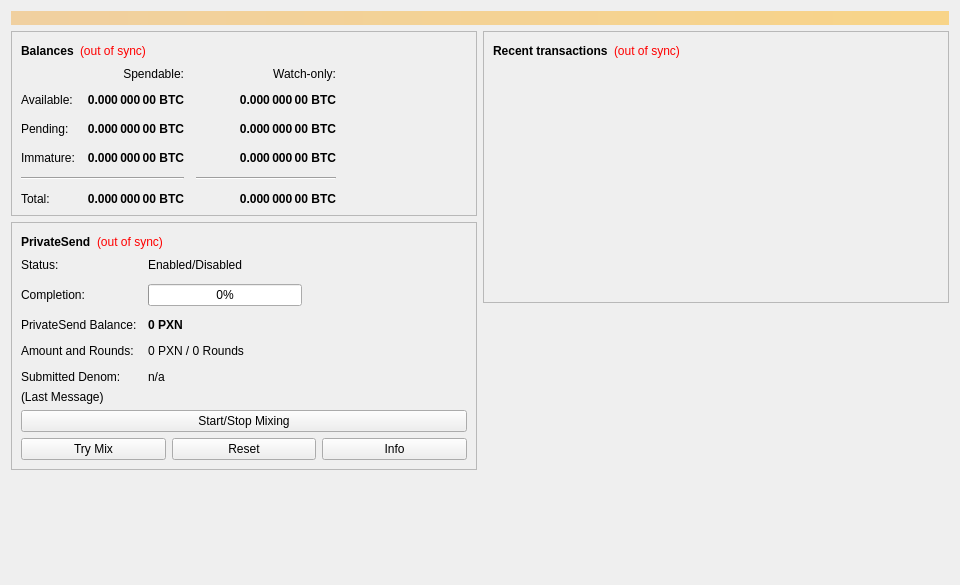
<?xml version="1.0" encoding="UTF-8"?>
<ui version="4.0">
 <class>OverviewPage</class>
 <widget class="QWidget" name="OverviewPage">
  <property name="geometry">
   <rect>
    <x>0</x>
    <y>0</y>
    <width>960</width>
    <height>585</height>
   </rect>
  </property>
  <property name="minimumSize">
   <size>
    <width>960</width>
    <height>0</height>
   </size>
  </property>
  <property name="windowTitle">
   <string>Form</string>
  </property>
  <layout class="QVBoxLayout" name="topLayout">
   <item>
    <widget class="QLabel" name="labelAlerts">
     <property name="visible">
      <bool>false</bool>
     </property>
     <property name="styleSheet">
      <string notr="true">background-color: qlineargradient(x1: 0, y1: 0, x2: 1, y2: 0, stop:0 #F0D0A0, stop:1 #F8D488); color:#000000;</string>
     </property>
     <property name="wordWrap">
      <bool>true</bool>
     </property>
     <property name="margin">
      <number>3</number>
     </property>
    </widget>
   </item>
   <item>
    <layout class="QHBoxLayout" name="horizontalLayout" stretch="1,1">
     <item>
      <layout class="QVBoxLayout" name="verticalLayout_2">
       <item>
        <widget class="QFrame" name="frame">
         <property name="frameShape">
          <enum>QFrame::StyledPanel</enum>
         </property>
         <property name="frameShadow">
          <enum>QFrame::Raised</enum>
         </property>
         <layout class="QVBoxLayout" name="verticalLayout_4">
          <item>
           <layout class="QHBoxLayout" name="horizontalLayout_4">
            <item>
             <widget class="QLabel" name="label_5">
              <property name="font">
               <font>
                <weight>75</weight>
                <bold>true</bold>
               </font>
              </property>
              <property name="text">
               <string>Balances</string>
              </property>
             </widget>
            </item>
            <item>
             <widget class="QLabel" name="labelWalletStatus">
              <property name="toolTip">
               <string>The displayed information may be out of date. Your wallet automatically synchronizes with the Pixon network after a connection is established, but this process has not completed yet.</string>
              </property>
              <property name="styleSheet">
               <string notr="true">QLabel { color: red; }</string>
              </property>
              <property name="text">
               <string notr="true">(out of sync)</string>
              </property>
              <property name="alignment">
               <set>Qt::AlignLeading|Qt::AlignLeft|Qt::AlignVCenter</set>
              </property>
             </widget>
            </item>
            <item>
             <spacer name="horizontalSpacer_3">
              <property name="orientation">
               <enum>Qt::Horizontal</enum>
              </property>
              <property name="sizeHint" stdset="0">
               <size>
                <width>40</width>
                <height>20</height>
               </size>
              </property>
             </spacer>
            </item>
           </layout>
          </item>
          <item>
           <layout class="QGridLayout" name="gridLayout">
            <property name="spacing">
             <number>12</number>
            </property>
            <item row="2" column="2">
             <widget class="QLabel" name="labelWatchPending">
              <property name="font">
               <font>
                <weight>75</weight>
                <bold>true</bold>
               </font>
              </property>
              <property name="cursor">
               <cursorShape>IBeamCursor</cursorShape>
              </property>
              <property name="toolTip">
               <string>Unconfirmed transactions to watch-only addresses</string>
              </property>
              <property name="text">
               <string notr="true">0.000 000 00 BTC</string>
              </property>
              <property name="alignment">
               <set>Qt::AlignRight|Qt::AlignTrailing|Qt::AlignVCenter</set>
              </property>
              <property name="textInteractionFlags">
               <set>Qt::LinksAccessibleByMouse|Qt::TextSelectableByKeyboard|Qt::TextSelectableByMouse</set>
              </property>
             </widget>
            </item>
            <item row="2" column="1">
             <widget class="QLabel" name="labelUnconfirmed">
              <property name="font">
               <font>
                <weight>75</weight>
                <bold>true</bold>
               </font>
              </property>
              <property name="cursor">
               <cursorShape>IBeamCursor</cursorShape>
              </property>
              <property name="toolTip">
               <string>Total of transactions that have yet to be confirmed, and do not yet count toward the spendable balance</string>
              </property>
              <property name="text">
               <string notr="true">0.000 000 00 BTC</string>
              </property>
              <property name="alignment">
               <set>Qt::AlignRight|Qt::AlignTrailing|Qt::AlignVCenter</set>
              </property>
              <property name="textInteractionFlags">
               <set>Qt::LinksAccessibleByMouse|Qt::TextSelectableByKeyboard|Qt::TextSelectableByMouse</set>
              </property>
             </widget>
            </item>
            <item row="3" column="2">
             <widget class="QLabel" name="labelWatchImmature">
              <property name="font">
               <font>
                <weight>75</weight>
                <bold>true</bold>
               </font>
              </property>
              <property name="cursor">
               <cursorShape>IBeamCursor</cursorShape>
              </property>
              <property name="toolTip">
               <string>Mined balance in watch-only addresses that has not yet matured</string>
              </property>
              <property name="text">
               <string notr="true">0.000 000 00 BTC</string>
              </property>
              <property name="alignment">
               <set>Qt::AlignRight|Qt::AlignTrailing|Qt::AlignVCenter</set>
              </property>
              <property name="textInteractionFlags">
               <set>Qt::LinksAccessibleByMouse|Qt::TextSelectableByKeyboard|Qt::TextSelectableByMouse</set>
              </property>
             </widget>
            </item>
            <item row="4" column="0" colspan="2">
             <widget class="Line" name="lineSpendableBalance">
              <property name="orientation">
               <enum>Qt::Horizontal</enum>
              </property>
             </widget>
            </item>
            <item row="4" column="2">
             <widget class="Line" name="lineWatchBalance">
              <property name="sizePolicy">
               <sizepolicy hsizetype="Preferred" vsizetype="Fixed">
                <horstretch>0</horstretch>
                <verstretch>0</verstretch>
               </sizepolicy>
              </property>
              <property name="minimumSize">
               <size>
                <width>140</width>
                <height>0</height>
               </size>
              </property>
              <property name="orientation">
               <enum>Qt::Horizontal</enum>
              </property>
             </widget>
            </item>
            <item row="5" column="0">
             <widget class="QLabel" name="labelTotalText">
              <property name="text">
               <string>Total:</string>
              </property>
             </widget>
            </item>
            <item row="3" column="1">
             <widget class="QLabel" name="labelImmature">
              <property name="font">
               <font>
                <weight>75</weight>
                <bold>true</bold>
               </font>
              </property>
              <property name="cursor">
               <cursorShape>IBeamCursor</cursorShape>
              </property>
              <property name="toolTip">
               <string>Mined balance that has not yet matured</string>
              </property>
              <property name="text">
               <string notr="true">0.000 000 00 BTC</string>
              </property>
              <property name="alignment">
               <set>Qt::AlignRight|Qt::AlignTrailing|Qt::AlignVCenter</set>
              </property>
              <property name="textInteractionFlags">
               <set>Qt::LinksAccessibleByMouse|Qt::TextSelectableByKeyboard|Qt::TextSelectableByMouse</set>
              </property>
             </widget>
            </item>
            <item row="2" column="3">
             <spacer name="horizontalSpacer_2">
              <property name="orientation">
               <enum>Qt::Horizontal</enum>
              </property>
              <property name="sizeHint" stdset="0">
               <size>
                <width>40</width>
                <height>20</height>
               </size>
              </property>
             </spacer>
            </item>
            <item row="3" column="0">
             <widget class="QLabel" name="labelImmatureText">
              <property name="text">
               <string>Immature:</string>
              </property>
             </widget>
            </item>
            <item row="5" column="1">
             <widget class="QLabel" name="labelTotal">
              <property name="font">
               <font>
                <weight>75</weight>
                <bold>true</bold>
               </font>
              </property>
              <property name="cursor">
               <cursorShape>IBeamCursor</cursorShape>
              </property>
              <property name="toolTip">
               <string>Your current total balance</string>
              </property>
              <property name="text">
               <string notr="true">0.000 000 00 BTC</string>
              </property>
              <property name="alignment">
               <set>Qt::AlignRight|Qt::AlignTrailing|Qt::AlignVCenter</set>
              </property>
              <property name="textInteractionFlags">
               <set>Qt::LinksAccessibleByMouse|Qt::TextSelectableByKeyboard|Qt::TextSelectableByMouse</set>
              </property>
             </widget>
            </item>
            <item row="5" column="2">
             <widget class="QLabel" name="labelWatchTotal">
              <property name="font">
               <font>
                <weight>75</weight>
                <bold>true</bold>
               </font>
              </property>
              <property name="cursor">
               <cursorShape>IBeamCursor</cursorShape>
              </property>
              <property name="toolTip">
               <string>Current total balance in watch-only addresses</string>
              </property>
              <property name="text">
               <string notr="true">0.000 000 00 BTC</string>
              </property>
              <property name="alignment">
               <set>Qt::AlignRight|Qt::AlignTrailing|Qt::AlignVCenter</set>
              </property>
              <property name="textInteractionFlags">
               <set>Qt::LinksAccessibleByMouse|Qt::TextSelectableByKeyboard|Qt::TextSelectableByMouse</set>
              </property>
             </widget>
            </item>
            <item row="0" column="2">
             <widget class="QLabel" name="labelWatchonly">
              <property name="text">
               <string>Watch-only:</string>
              </property>
              <property name="alignment">
               <set>Qt::AlignRight|Qt::AlignTrailing|Qt::AlignVCenter</set>
              </property>
             </widget>
            </item>
            <item row="1" column="0">
             <widget class="QLabel" name="labelBalanceText">
              <property name="text">
               <string>Available:</string>
              </property>
             </widget>
            </item>
            <item row="1" column="1">
             <widget class="QLabel" name="labelBalance">
              <property name="font">
               <font>
                <weight>75</weight>
                <bold>true</bold>
               </font>
              </property>
              <property name="cursor">
               <cursorShape>IBeamCursor</cursorShape>
              </property>
              <property name="toolTip">
               <string>Your current spendable balance</string>
              </property>
              <property name="text">
               <string notr="true">0.000 000 00 BTC</string>
              </property>
              <property name="alignment">
               <set>Qt::AlignRight|Qt::AlignTrailing|Qt::AlignVCenter</set>
              </property>
              <property name="textInteractionFlags">
               <set>Qt::LinksAccessibleByMouse|Qt::TextSelectableByKeyboard|Qt::TextSelectableByMouse</set>
              </property>
             </widget>
            </item>
            <item row="1" column="2">
             <widget class="QLabel" name="labelWatchAvailable">
              <property name="font">
               <font>
                <weight>75</weight>
                <bold>true</bold>
               </font>
              </property>
              <property name="cursor">
               <cursorShape>IBeamCursor</cursorShape>
              </property>
              <property name="toolTip">
               <string>Your current balance in watch-only addresses</string>
              </property>
              <property name="text">
               <string notr="true">0.000 000 00 BTC</string>
              </property>
              <property name="alignment">
               <set>Qt::AlignRight|Qt::AlignTrailing|Qt::AlignVCenter</set>
              </property>
              <property name="textInteractionFlags">
               <set>Qt::LinksAccessibleByMouse|Qt::TextSelectableByKeyboard|Qt::TextSelectableByMouse</set>
              </property>
             </widget>
            </item>
            <item row="2" column="0">
             <widget class="QLabel" name="labelPendingText">
              <property name="text">
               <string>Pending:</string>
              </property>
             </widget>
            </item>
            <item row="0" column="1">
             <widget class="QLabel" name="labelSpendable">
              <property name="text">
               <string>Spendable:</string>
              </property>
              <property name="alignment">
               <set>Qt::AlignRight|Qt::AlignTrailing|Qt::AlignVCenter</set>
              </property>
             </widget>
            </item>
           </layout>
          </item>
         </layout>
        </widget>
       </item>
       <item>
        <widget class="QFrame" name="framePrivateSend">
         <property name="layoutDirection">
          <enum>Qt::LeftToRight</enum>
         </property>
         <property name="frameShape">
          <enum>QFrame::StyledPanel</enum>
         </property>
         <property name="frameShadow">
          <enum>QFrame::Raised</enum>
         </property>
         <layout class="QVBoxLayout" name="VerticalLayout_PS1">
          <item>
           <layout class="QHBoxLayout" name="horizontalLayout_5">
            <item>
             <widget class="QLabel" name="labelPrivateSendHeader">
              <property name="font">
               <font>
                <weight>75</weight>
                <bold>true</bold>
               </font>
              </property>
              <property name="text">
               <string>PrivateSend</string>
              </property>
             </widget>
            </item>
            <item>
             <widget class="QLabel" name="labelPrivateSendSyncStatus">
              <property name="toolTip">
               <string>The displayed information may be out of date. Your wallet automatically synchronizes with the Pixon network after a connection is established, but this process has not completed yet.</string>
              </property>
              <property name="styleSheet">
               <string notr="true">QLabel { color: red; }</string>
              </property>
              <property name="text">
               <string notr="true">(out of sync)</string>
              </property>
              <property name="alignment">
               <set>Qt::AlignLeading|Qt::AlignLeft|Qt::AlignVCenter</set>
              </property>
             </widget>
            </item>
            <item>
             <spacer name="horizontalSpacer_4">
              <property name="orientation">
               <enum>Qt::Horizontal</enum>
              </property>
              <property name="sizeHint" stdset="0">
               <size>
                <width>40</width>
                <height>20</height>
               </size>
              </property>
             </spacer>
            </item>
           </layout>
          </item>
          <item>
           <layout class="QFormLayout" name="privateSendFormLayout">
            <property name="fieldGrowthPolicy">
             <enum>QFormLayout::AllNonFixedFieldsGrow</enum>
            </property>
            <property name="horizontalSpacing">
             <number>11</number>
            </property>
            <property name="verticalSpacing">
             <number>12</number>
            </property>
            <item row="0" column="0">
             <widget class="QLabel" name="labelPrivateSendEnabledText">
              <property name="text">
               <string>Status:</string>
              </property>
             </widget>
            </item>
            <item row="0" column="1">
             <widget class="QLabel" name="labelPrivateSendEnabled">
              <property name="text">
               <string>Enabled/Disabled</string>
              </property>
             </widget>
            </item>
            <item row="1" column="0">
             <widget class="QLabel" name="labelCompletitionText">
              <property name="text">
               <string>Completion:</string>
              </property>
             </widget>
            </item>
            <item row="1" column="1">
             <widget class="QProgressBar" name="privateSendProgress">
              <property name="maximumSize">
               <size>
                <width>154</width>
                <height>16777215</height>
               </size>
              </property>
              <property name="value">
               <number>0</number>
              </property>
             </widget>
            </item>
            <item row="2" column="0">
             <widget class="QLabel" name="labelAnonymizedText">
              <property name="text">
               <string>PrivateSend Balance:</string>
              </property>
             </widget>
            </item>
            <item row="2" column="1">
             <widget class="QLabel" name="labelAnonymized">
              <property name="font">
               <font>
                <weight>75</weight>
                <bold>true</bold>
               </font>
              </property>
              <property name="text">
               <string notr="true">0 PXN</string>
              </property>
             </widget>
            </item>
            <item row="3" column="0">
             <widget class="QLabel" name="labelAmountAndRoundsText">
              <property name="text">
               <string>Amount and Rounds:</string>
              </property>
             </widget>
            </item>
            <item row="3" column="1">
             <widget class="QLabel" name="labelAmountRounds">
              <property name="text">
               <string>0 PXN / 0 Rounds</string>
              </property>
             </widget>
            </item>
            <item row="4" column="0">
             <widget class="QLabel" name="labelSubmittedDenomText">
              <property name="text">
               <string>Submitted Denom:</string>
              </property>
             </widget>
            </item>
            <item row="4" column="1">
             <widget class="QLabel" name="labelSubmittedDenom">
              <property name="toolTip">
               <string>The denominations you submitted to the Masternode.&lt;br&gt;To mix, other users must submit the exact same denominations.</string>
              </property>
              <property name="text">
               <string>n/a</string>
              </property>
             </widget>
            </item>
           </layout>
          </item>
          <item>
           <layout class="QVBoxLayout" name="VerticalLayout_PS">
            <item>
             <widget class="QLabel" name="labelPrivateSendLastMessage">
              <property name="text">
               <string>(Last Message)</string>
              </property>
              <property name="alignment">
               <set>Qt::AlignLeading|Qt::AlignLeft|Qt::AlignTop</set>
              </property>
              <property name="wordWrap">
               <bool>true</bool>
              </property>
             </widget>
            </item>
            <item>
             <widget class="QPushButton" name="togglePrivateSend">
              <property name="sizePolicy">
               <sizepolicy hsizetype="MinimumExpanding" vsizetype="Fixed">
                <horstretch>0</horstretch>
                <verstretch>0</verstretch>
               </sizepolicy>
              </property>
              <property name="text">
               <string>Start/Stop Mixing</string>
              </property>
             </widget>
            </item>
            <item>
             <layout class="QHBoxLayout" name="horizontalLayout_debugbuttons">
              <item>
               <widget class="QPushButton" name="privateSendAuto">
                <property name="sizePolicy">
                 <sizepolicy hsizetype="MinimumExpanding" vsizetype="Fixed">
                  <horstretch>0</horstretch>
                  <verstretch>0</verstretch>
                 </sizepolicy>
                </property>
                <property name="toolTip">
                 <string>Try to manually submit a PrivateSend request.</string>
                </property>
                <property name="text">
                 <string>Try Mix</string>
                </property>
               </widget>
              </item>
              <item>
               <widget class="QPushButton" name="privateSendReset">
                <property name="sizePolicy">
                 <sizepolicy hsizetype="MinimumExpanding" vsizetype="Fixed">
                  <horstretch>0</horstretch>
                  <verstretch>0</verstretch>
                 </sizepolicy>
                </property>
                <property name="toolTip">
                 <string>Reset the current status of PrivateSend (can interrupt PrivateSend if it's in the process of Mixing, which can cost you money!)</string>
                </property>
                <property name="autoFillBackground">
                 <bool>false</bool>
                </property>
                <property name="text">
                 <string>Reset</string>
                </property>
               </widget>
              </item>
              <item>
               <widget class="QPushButton" name="privateSendInfo">
                <property name="sizePolicy">
                 <sizepolicy hsizetype="MinimumExpanding" vsizetype="Fixed">
                  <horstretch>0</horstretch>
                  <verstretch>0</verstretch>
                 </sizepolicy>
                </property>
                <property name="toolTip">
                 <string>Information about PrivateSend and Mixing</string>
                </property>
                <property name="text">
                 <string>Info</string>
                </property>
               </widget>
              </item>
             </layout>
            </item>
           </layout>
          </item>
         </layout>
        </widget>
       </item>
       <item>
        <spacer name="verticalSpacer">
         <property name="orientation">
          <enum>Qt::Vertical</enum>
         </property>
         <property name="sizeHint" stdset="0">
          <size>
           <width>20</width>
           <height>40</height>
          </size>
         </property>
        </spacer>
       </item>
      </layout>
     </item>
     <item>
      <layout class="QVBoxLayout" name="verticalLayout_3">
       <item>
        <widget class="QFrame" name="frame_2">
         <property name="frameShape">
          <enum>QFrame::StyledPanel</enum>
         </property>
         <property name="frameShadow">
          <enum>QFrame::Raised</enum>
         </property>
         <layout class="QVBoxLayout" name="verticalLayout">
          <item>
           <layout class="QHBoxLayout" name="horizontalLayout_2">
            <item>
             <widget class="QLabel" name="label_4">
              <property name="font">
               <font>
                <weight>75</weight>
                <bold>true</bold>
               </font>
              </property>
              <property name="text">
               <string>Recent transactions</string>
              </property>
             </widget>
            </item>
            <item>
             <widget class="QLabel" name="labelTransactionsStatus">
              <property name="toolTip">
               <string>The displayed information may be out of date. Your wallet automatically synchronizes with the Pixon network after a connection is established, but this process has not completed yet.</string>
              </property>
              <property name="styleSheet">
               <string notr="true">QLabel { color: red; }</string>
              </property>
              <property name="text">
               <string notr="true">(out of sync)</string>
              </property>
              <property name="alignment">
               <set>Qt::AlignLeading|Qt::AlignLeft|Qt::AlignVCenter</set>
              </property>
             </widget>
            </item>
            <item>
             <spacer name="horizontalSpacer">
              <property name="orientation">
               <enum>Qt::Horizontal</enum>
              </property>
              <property name="sizeHint" stdset="0">
               <size>
                <width>40</width>
                <height>20</height>
               </size>
              </property>
             </spacer>
            </item>
           </layout>
          </item>
          <item>
           <widget class="QListView" name="listTransactions">
            <property name="styleSheet">
             <string notr="true">QListView { background: transparent; }</string>
            </property>
            <property name="frameShape">
             <enum>QFrame::NoFrame</enum>
            </property>
            <property name="verticalScrollBarPolicy">
             <enum>Qt::ScrollBarAlwaysOff</enum>
            </property>
            <property name="horizontalScrollBarPolicy">
             <enum>Qt::ScrollBarAlwaysOff</enum>
            </property>
            <property name="selectionMode">
             <enum>QAbstractItemView::NoSelection</enum>
            </property>
           </widget>
          </item>
         </layout>
        </widget>
       </item>
       <item>
        <spacer name="verticalSpacer_2">
         <property name="orientation">
          <enum>Qt::Vertical</enum>
         </property>
         <property name="sizeHint" stdset="0">
          <size>
           <width>20</width>
           <height>40</height>
          </size>
         </property>
        </spacer>
       </item>
      </layout>
     </item>
    </layout>
   </item>
  </layout>
 </widget>
 <resources/>
 <connections/>
</ui>
